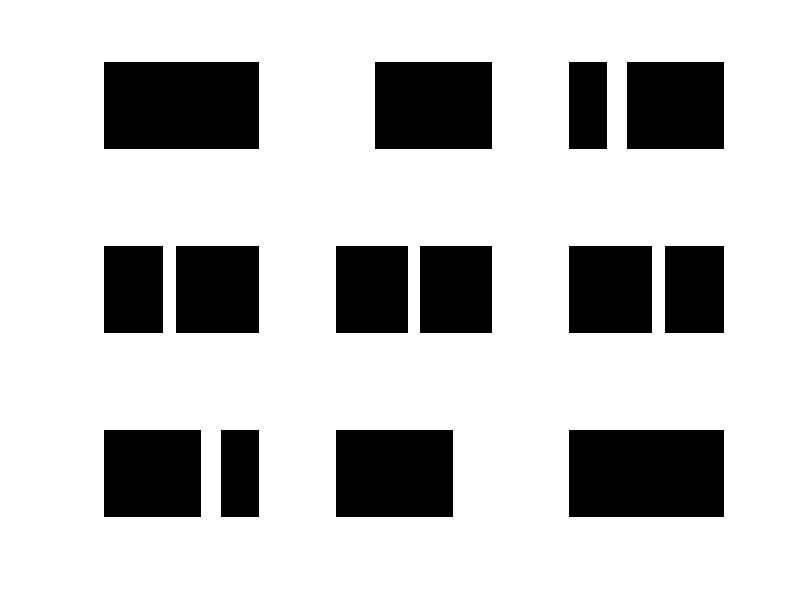
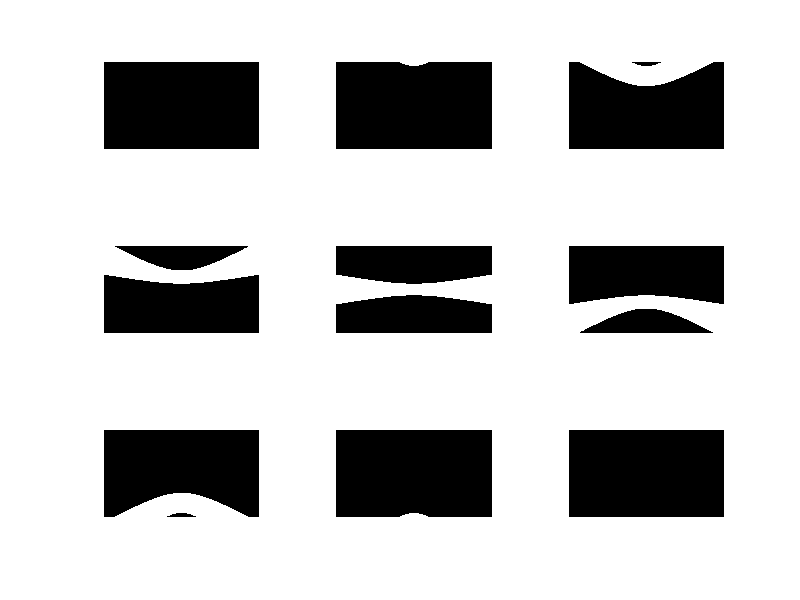
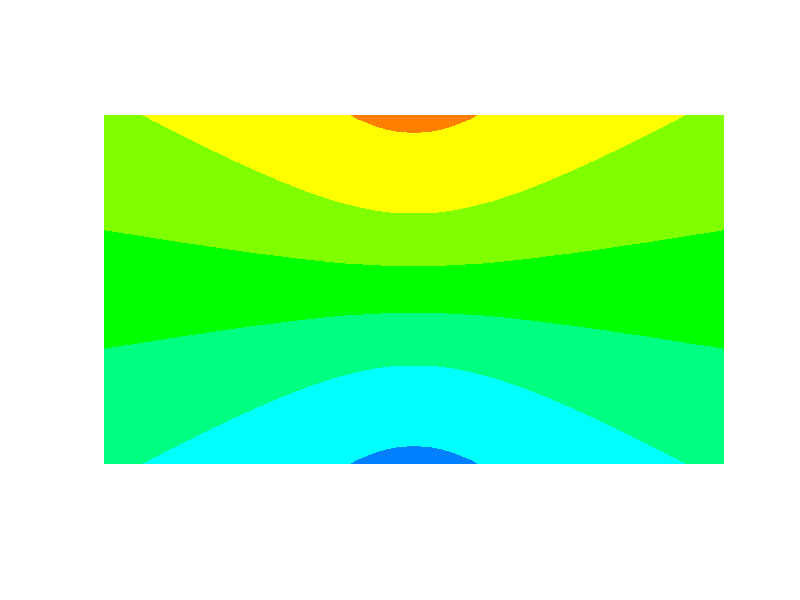

These figures' MATLAB source, in order: (Note: this script raises an error after producing the figures.)
% imds = imageDatastore("C:\Users\funam\Desktop\analysis\imaging\230711_Blue_3_tiff");
% im_list = imds.Files;
% ii = regexp(im_list,'(?<=X)\d*','match');
% [i0,i0] = sort(str2double([ii{:}]));
% file_name = im_list(i0);
% 
% raw_data = [];
% strlen =  0;  % 表示する文字列の長さを記録する変数
% iteNum = size(file_name,1);  % 適当に繰り返す試行数
% fprintf('Pleese wait .........\n');
% h = waitbar(0,'Please wait...');
% s = clock;
% 
% warning('off','all');
% for i = 1:iteNum
%     Tmp = {'Current trial: %3d/%d\n', i, iteNum};
%     Tmp{1} = [ repmat(sprintf('\b'),[1 strlen]),  Tmp{1} ];
% 
%     Txt = sprintf(Tmp{1:3});
%     fprintf(Txt);
%     strlen = length(Txt) - strlen;
% 
%     temp = imread(file_name{i});
%     raw_data(:,:,i) = imresize(temp, 1/4);
% 
%     % begin estimate remaining time
%     if i ==1
%         is = etime(clock,s);
%         esttime = is * iteNum;
%     end
%     h = waitbar(i/iteNum,h,...
%         ['remaining time =',num2str(esttime-etime(clock,s),'%4.1f'),'sec' ]);
%     % end estimate remaining time
% end
% close(gcf);
% warning('on','all');
% warning('query','all')
% 
% imshow(uint8(raw_data(:,:,5)))
% 
% %%
% save_filename = "230711_Blue_3_4";
% save(save_filename+".mat",'raw_data','iteNum',"-v7.3");

%%
x_0 = 15*1920/70.71; % 32インチの横幅70.71センチ分が1920
[y,z] = meshgrid(-960:960, -540:540);
theta = acos(z./sqrt(x_0^2 + y.^2 + z.^2))-pi/2;
phi = atan(y/x_0);
fs = 25*pi/180;
%%

s_1 = cos(2*pi*fs.*theta);
s_2 = cos(2*pi*fs.*phi);

s_1 = abs(s_1);
s_2 = abs(s_2);

% 25 degree きざみ
ind_small_1 = (abs(theta)>=0 & abs(theta)<12.5/180*pi) | (abs(theta)>=37.5/180*pi & abs(theta)<62.5/180*pi)...
    | (abs(theta)>=87.5/180*pi);
ind_large_1 = (abs(theta)>=12.5/180*pi & abs(theta)<37.5/180*pi) | (abs(theta)>=62.5/180*pi & abs(theta)<87.5/180*pi);
ind_small_2 = (abs(phi)>=0 & abs(phi)<12.5/180*pi) | (abs(phi)>=37.5/180*pi & abs(phi)<62.5/180*pi)...
    | (abs(phi)>=87.5/180*pi);
ind_large_2 = (abs(phi)>=12.5/180*pi & abs(phi)<37.5/180*pi) | (abs(phi)>=62.5/180*pi & abs(phi)<87.5/180*pi);

s_1(ind_small_1) = 0;
s_1(ind_large_1) = 1;
s_2(ind_small_2) = 0;
s_2(ind_large_2) = -1;

im = abs(s_1 + s_2);

figure;
imshow(im)

%% altitudeにnumbering
% G,R,Bの順に動かす

altitude_num = zeros(size(y,1), size(y,2), 9);
altitude_num_RGB = zeros(size(y,1), size(y,2), 3, 9);
colour = zeros(9,3);
colour(1,:) = [1 0 0];
colour(2,:) = [1 0.5 0];
colour(3,:) = [1 1 0];
colour(4,:) = [0.5 1 0];
colour(5,:) = [0 1 0];
colour(6,:) = [0 1 0.5];
colour(7,:) = [0 1 1];
colour(8,:) = [0 0.5 1];
colour(9,:) = [0 0 1];

for i = 1:9
    ind = phi >= (-90+20*(i-1))/180*pi & phi < (-90+20*i)/180*pi;
    temp = zeros(size(y,1), size(y,2));
    temp_R = temp; temp_G = temp; temp_B = temp;
    temp(ind) = 1;
    temp_R(ind) = colour(i,1);
    temp_G(ind) = colour(i,2);
    temp_B(ind) = colour(i,3);
    altitude_num(:,:,i) = temp;
    altitude_num_RGB(:,:,:,i) = cat(3,temp_R,temp_G,temp_B);
    subplot(3,3,i);
    imshow(temp)
end

figure;
imshow(sum(altitude_num_RGB,4));

%% azimuthにnumbering
% G,R,Bの順に動かす

azimuth_num = zeros(size(y,1), size(y,2), 9);
azimuth_num_RGB = zeros(size(y,1), size(y,2), 3, 9);

for i = 1:9
    ind = theta >= (90-20*i)/180*pi & theta < (90-20*(i-1))/180*pi;
    temp = zeros(size(y,1), size(y,2));
    temp_R = temp; temp_G = temp; temp_B = temp;
    temp(ind) = 1;
    temp_R(ind) = colour(i,1);
    temp_G(ind) = colour(i,2);
    temp_B(ind) = colour(i,3);
    azimuth_num(:,:,i) = temp;
    azimuth_num_RGB(:,:,:,i) = cat(3,temp_R,temp_G,temp_B);
    subplot(3,3,i);
    imshow(temp)
end

figure;
imshow(sum(azimuth_num_RGB,4));

%% 3を超えるところと0.25を超えるところをresting stateとした
load('230711_Blue_3_4.mat')
load('NI_11-Jul-2023_2237_11.bin.mat');
rest_duration = find(ch(7,:,:)>0.2, 1 ) - find(ch(1,:,:)>4, 1 );
rest_data = raw_data(:,:,1:rest_duration);
f = mean(rest_data,3);

%% df/fを計算
data = (raw_data-f)./f;

%%

Fs = 60; % sampling frequency in Hz
dt = 1/Fs; % time step in seconds
T = length(raw_data); % number of time points
t = (0:T-1)*dt; % time vector
% 
% figure
% plot(t, yy)

%%
figure;
plot(ch(1,:))
figure;
plot(ch(7,:))

%% z-scoreで汎用的に使えるようにしてもいいかも
% カメラの撮影タイミング
num_images = [];
for i = 1:length(ch)-1
    if ch(1,i+1)>=4 && ch(1,i)<4 % ここはセットにより変わる
        num_images(end+1) = i+1;
    end
end

% 点滅刺激の提示タイミング
num_stimuli = [];
for i = 1:length(ch)-1
    if ch(7,i+1)>=0.2 && ch(7,i)<0.2 % ここはセットにより変わる
        num_stimuli(end+1) = i+1;
    end
end

% 刺激一枚一枚を提示したタイミングの推定値
estim_num_stimuli = [];
estim_num_stimuli(1) = num_stimuli(1);
for i = 1:length(num_stimuli)-1
    naibun = round(linspace(num_stimuli(i),num_stimuli(i+1),11));
    estim_num_stimuli(10*i-8) = naibun(2);
    estim_num_stimuli(10*i-7) = naibun(3);
    estim_num_stimuli(10*i-6) = naibun(4);
    estim_num_stimuli(10*i-5) = naibun(5);
    estim_num_stimuli(10*i-4) = naibun(6);
    estim_num_stimuli(10*i-3) = naibun(7);
    estim_num_stimuli(10*i-2) = naibun(8);
    estim_num_stimuli(10*i-1) = naibun(9);
    estim_num_stimuli(10*i) = naibun(10);
    estim_num_stimuli(10*i+1) = naibun(11);
end

%%

% カメラのタイミングとイメージング画像のindex set
num_images(2,:) = 1:length(num_images);

% 刺激のタイミングと提示刺激のindex set
max_stim_num = 1800;
estim_num_stimuli(2,:) = mod(0:(length(estim_num_stimuli)-1), max_stim_num) + 1;

% イメージング画像のindex と提示刺激のindexをalign
align_point = knnsearch(num_images(1,:)', estim_num_stimuli(1,1));
align_length = min(length(estim_num_stimuli), length(num_images)-align_point+1);

image_stim_align(1,:) = estim_num_stimuli(2,1:align_length);
image_stim_align(2,:) = num_images(2,align_point:align_point+align_length-1);

%% 1-9のaltitude, azimuthに刺激が出ていたかどうか

altitude_judge = zeros(size(altitude_num,3),max_stim_num);
azimuth_judge = zeros(size(azimuth_num,3),max_stim_num);
for i = 1:max_stim_num
    if i > max_stim_num/2
        temp = load("stim_"+num2str(i));
        temp = temp.n;
        temp(1:50, end-50:end) = 0;
        for ii = 1:size(altitude_num,3)
            ttemp = temp+altitude_num(:,:,ii);
            altitude_judge(ii,i) = abs(isempty(find(ttemp==2, 1))-1);
        end
    else
        temp = load("stim_"+num2str(i));
        temp = temp.n;
        temp(1:50, end-50:end) = 0;
        for ii = 1:size(azimuth_num,3)
            ttemp = temp+azimuth_num(:,:,ii);
            azimuth_judge(ii,i) = abs(isempty(find(ttemp==2, 1))-1);
        end
    end
end

%% 実際に提示した刺激の1-9のaltitude, azimuthに刺激があったかどうか

altitude_judge_real = altitude_judge;
azimuth_judge_real = azimuth_judge;
r = rem(length(image_stim_align), max_stim_num);
q = (length(image_stim_align)-r)/max_stim_num;

for i = 1:q-1
    altitude_judge_real = cat(2,altitude_judge_real,altitude_judge);
    azimuth_judge_real = cat(2,azimuth_judge_real,azimuth_judge);
end
altitude_judge_real = cat(2,altitude_judge_real,altitude_judge(:,1:r));
azimuth_judge_real = cat(2,azimuth_judge_real,azimuth_judge(:,1:r));

%%
image_data = zeros(size(data,1)*size(data,2),size(data,3));
for i = 1:size(data,3)
    image_data(:,i) = reshape(data(:,:,i),size(data,1)*size(data,2),1);
end

figure;
plot(t, image_data)
%% 60Hzは0.01666s=17msごとのサンプリングなので、刺激提示後6 frames (約100ms分)以上とってくる

ind_altitude = zeros(9,1);
for i = 1:9
    % altitudeに刺激が10 frame以上でているところの最初のindexを取ってくる
    k = myFind(altitude_judge_real(i,:),1,10,1);
    l = myFind(altitude_judge_real(i,:),0,20,1);
    for j = 1:size(l,1)-1
        temp = k > l(j) & k < l(j+1);
        ind_altitude(i,j) = min(k(temp));
    end
end

ind_azimuth = zeros(9,1);
for i = 1:9
    % azimuthに刺激が10 frame以上でているところの最初のindexを取ってくる
    k = myFind(azimuth_judge_real(i,:),1,10,1);
    l = myFind(azimuth_judge_real(i,:),0,20,1);
    for j = 1:size(l,1)-1
        temp = k > l(j) & k < l(j+1);
        ind_azimuth(i,j) = min(k(temp));
    end
end

%%
% num_frames = 15;
% time = (-5:num_frames-6)*dt;
% time2 = [time, fliplr(time)];
num_frames = 200; % 200
time = (-99:num_frames-100)*dt;
time2 = [time, fliplr(time)];

%% 刺激のonsetの前後100 framesを取ってきて、特定のaltitude, azimuthに反応したピクセルを抽出する
% 刺激のonsetの前後100 framesを取ってくる

%all_data = zeros(size(image_data,1),num_frames,size(ind_altitude,2),9);% [ピクセル数 フレーム数 イベント数 フィールド数]
all_data = zeros(size(image_data,1),num_frames,size(ind_azimuth,2),9);% [ピクセル数 フレーム数 イベント数 フィールド数]
av_data = zeros(size(image_data,1),num_frames,9);
std_data = zeros(size(image_data,1),num_frames,9);

% 1,9には刺激が出ていない
for i = 2:8
    for j = 1:num_frames
        %temp = image_data(:,ind_altitude(i,:)+j-100);
        temp = image_data(:,ind_azimuth(i,:)+j-100);
        all_data(:,j,:,i) = temp;
        av_data(:,j,i) = mean(temp,2);
        std_data(:,j,i) = std(temp,0,2);
    end
end

figure;
plot(time, av_data(:,:,2))

figure;
curve1 = av_data(:,:,2)+std_data(:,:,2);
curve2 = av_data(:,:,2)-std_data(:,:,2);
inBetween = [curve1(1820,:), fliplr(curve2(1820,:))];
fill(time2, inBetween, 'b','FaceAlpha',.3,'EdgeAlpha',.3);
hold on;
plot(time, av_data(1820,:,2), '-b', 'LineWidth', 2);

%%
% onset 99 frame 前からとonset 100 frame後までで変化があったか

all_data_devide = permute(all_data,[3 2 1 4]);% [イベント数 フレーム数 ピクセル数 フィールド数]
av_data_devide = zeros(size(all_data,3),2,size(all_data,1),9);

% 1,9には刺激が出ていない
for i = 2:8
    for j = 1:size(all_data_devide,3)
        av_data_devide(:,:,j,i) = [mean(all_data_devide(:,1:100,j,i),2), mean(all_data_devide(:,101:num_frames,j,i),2)];
        %av_data_devide(:,:,j,i) = [mean(all_data_devide(:,1:80,j,i),2), mean(all_data_devide(:,81:num_frames,j,i),2)];
    end
end

%%
responce_pixel_num = cell(1,9);

% 1,9には刺激が出ていない
for i = 2:8
    temp = [];
    for j = 1:size(av_data_devide,3)
        %h = ttest(av_data_devide(:,1,j,i), av_data_devide(:,2,j,i),'Alpha',0.005); % 検討
        [p,h] = signrank(av_data_devide(:,1,j,i), av_data_devide(:,2,j,i),'tail','left',"alpha",0.005);
        if h==1
            temp(1,end+1) = j;
            temp(2,end) = p;
        end
    end
    responce_pixel_num(i) = {temp};
end

exam = cell2mat(responce_pixel_num(2));
figure;
boxchart(av_data_devide(:,:,exam(1,1),2))
figure;
plot(time, av_data(exam(1,1),:,2))

%% 検定をせずに上位30ピクセルをとる場合

[X,cmap] = imread("C:\Users\funam\Desktop\analysis\imaging\230711_Blue_3_tiff\230711_Blue_3_tiff_X1.tif");
X = imresize(X, 1/4);
X = ind2rgb(X,cmap);
% imshow(X);
res_pixels = zeros(size(data,1),size(data,2),9);

% 1,9には刺激が出ていない
for i = 2:8
    array = permute(mean(av_data_devide(:,2,:,i) - av_data_devide(:,1,:,i), 1), [3 2 1]);
    [sorted_array, sorted_indices] = sort(array);
    largest_indices = sorted_indices(end-29:end);
    temp = zeros(size(av_data_devide,3),1);
    temp(largest_indices) = 1;
    temp = reshape(temp,size(data,1),size(data,2));
    res_pixels(:,:,i) = temp;
end

res_R = X(:,:,1);
res_G = X(:,:,2);
res_B = X(:,:,3);
% 1,9には刺激が出ていない
for i = 2:8
    temp = res_pixels(:,:,i);
    res_R(temp==1) = colour(i,1);
    res_G(temp==1) = colour(i,2);
    res_B(temp==1) = colour(i,3);
end
figure;
imshow(cat(3,res_R,res_G,res_B))

%% 統計的に有意かつ変化も大きい

res_R = X(:,:,1);
res_G = X(:,:,2);
res_B = X(:,:,3);

% 1,9には刺激が出ていない
for i = 2:8
    array = cell2mat(responce_pixel_num(i));
    temp = zeros(size(av_data_devide,3),1);
    temp(array(1,:)) = 1;
    temp = reshape(temp,size(data,1),size(data,2))+res_pixels(:,:,i);
    res_R(temp==2) = colour(i,1);
    res_G(temp==2) = colour(i,2);
    res_B(temp==2) = colour(i,3);
end
figure;
imshow(cat(3,res_R,res_G,res_B))

%%
function num = myFind(T,threshold,n,m)
% threshold：閾値
% n：何行以上続くか
% m：何番目の番号を取得するか
x = T' == threshold;
a = cell2mat(arrayfun(@(t)1:t,diff(find([1 diff(x(:,1)') 1])),'un',0))';
num = find(a==n & x==1) - (n-m);
num = num(x(num));
end



















